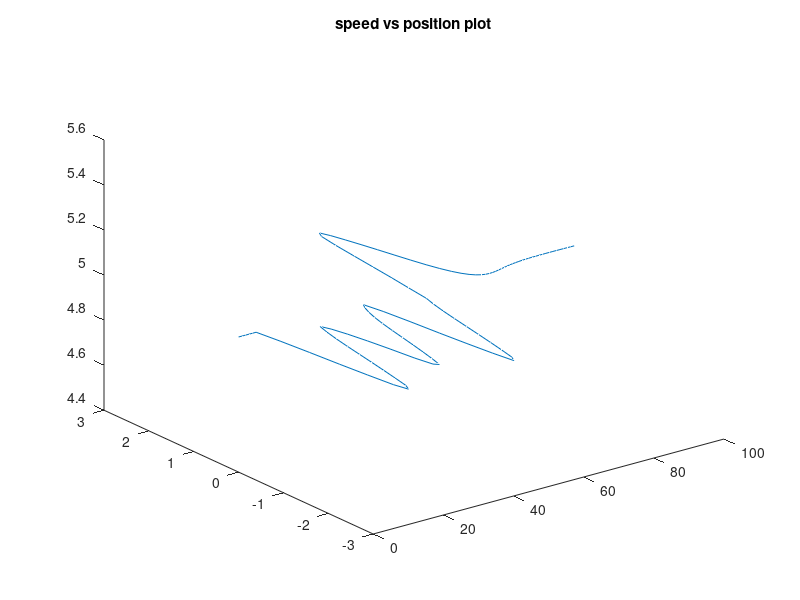

Reproduce this figure in MATLAB. (Note: this script raises an error after producing the figure.)
%% put everything together
close all;
clear;
load('four obstacles MPC Test_Noa.mat');
xled = xOpt(1,:);
yled = xOpt(2,:);
vled = xOpt(3,:);
thetaled = xOpt(4,:);
% sampling time
TS = 0.2;
lr = 3;
lf = 3;
% generate leading car (carA) state data for testing purposes
nx = 101;
timestep = 100; 

plot3(xled(:,1:size(xled,2)),yled(:,1:size(xled,2)),vled)
title("speed vs position plot")

% obtain the state reference of carA
zref = [xled; yled; vled; thetaled];
%% leading car path generator
% xled = linspace(2,timestep,nx);
% %yled =0.6*xled.*(xled<5)+sqrt(xled).*((xled<=10).*(xled>=5))+sqrt(xled).*(xled>10);
% yled = 1*(xled<10)+sqrt(25-(xled-15).^2).*((xled>=10).*(xled<20))+((xled>=10).*(xled<20))+1*(xled>=20);
% % get heading angle of the leading car
% thetaled = atan(yled./xled);
% if xled(:,1)==0
%     thetaled(:,1)=0;
% end
% % get the speed of the leading car
% vled = zeros(size(xled,1),size(xled,2));
% for i=1:size(xled,2)-1
%     syms v_led
%     eqn = v_led*TS*sin(acos((xled(:,i+1)-xled(:,i))/(TS*v_led))) == yled(:,i+1)-yled(:,i);
%     abssol = abs(solve(eqn,v_led));
%     vled(:,i) = abssol(1);
% end
% vled(:,size(xled,2)) = vled(:,size(xled,2)-1);
% % plot the position and speed of the leading car
% figure
%% mpc starts here
% define the total mpc iterations
N = size(xled,2)-1;
% define each single mpc computing horizon
P = 3;
% initialize the initial conditions for the following car (carB)
x0 = 0; %position
y0 = 0; %position
v0 = 0; %speed
theta0 = 0; %heading angle
t0 = 0; 
z0B = [x0; y0; v0; theta0]; %state
nzB = size(z0B,1); %row size of state
% initilize initial input of the carB
a0 = 0; % accelaration
deltaf0 = 0; % steering angle
u0B = [a0; deltaf0];
nuB = size(u0B,1);
% define the variable to be optimized
zB = sdpvar(nzB,N+1);
assign(zB(:,1), z0B);
uB = sdpvar(nuB, N);
assign(uB(:,1), u0B);
% tune the Q and R
QB = 12*eye(nzB);
% less penalty on the speed difference
QB(3,3) = 3; 
RB = [0 0; 0 0];
% save the states and input
usaveB = zeros(nuB,N);
zsaveB = zeros(nzB,N);
zsaveB(:,1) = z0B;

% initialize the initial conditions for the second following car (carC)
z0C = [x0; y0; v0; theta0]; %state
nzC = size(z0C,1); %row size of state
% initilize initial input of the carB
u0C = [a0; deltaf0];
nuC = size(u0C,1);
nzC = size(z0C,1); %row size of state
% define the variable to be optimized
zC = sdpvar(nzC,N+1);
assign(zC(:,1), z0C);
uC = sdpvar(nuC, N);
assign(uC(:,1), u0C);
% tune the Q and R
QC = 12*eye(nzC);
% less penalty on the speed difference
QC(3,3) = 4; 
RC = [0.01 0; 0 0];
% save the states and input
usaveC = zeros(nuC,N);
zsaveC = zeros(nzC,N);
zsaveC(:,1) = z0C;
% initialize cost function and constraintB
% define the state constraintBs
zmin = [-10;-100;0;-pi];
zmax = [1000;100;30;pi];
umin = [-1.5;-60*pi/180];
umax = [4;60*pi/180];
    

for i=1:N
    % initialize cost function and constraintB
    % set the reference as the carA's state at time i
    
    % define the safety difference based on obstacle side
    if i<=size(yled)-10
        sumy = sum(yled(i:i+10));
    else 
        sumy = sum(yled(i+5:N));
    end
    
    threshold = 3;
    if sumy>=threshold
        safe = [-0.03*(lr+lf);0*(lr+lf);0;0];
    elseif sumy<=-threshold
        safe = [-0.03;0*(lr+lf);0;0];
    else 
        safe= [0;0;0;0];
    end

    bar_zrefB = zref(:,i);
    objB = 0;
    if i<=10
        usaveB(:,i) = zeros(nuB,1);
        zsaveB(:,i+1) = zeros(nzB,1);
    else
        bar_zrefB = zref(:,i-10);
        for j =1:P
            %betaB(j) = atan((lr*tan(double(u(2,j))))/(lf+lr));
            if abs(zsaveB(1,i)-zref(1,i-10))<=3*(lr+lf) || abs(zsaveB(2,i)-zref(2,i-10)<=3*(lr+lf))
                objB = objB + (zB(:,j)-(bar_zrefB+safe))'*QB*(zB(:,j)-(bar_zrefB+safe)) + uB(:,j)'*RB*uB(:,j);
            else
                objB = objB + (zB(:,j)-(bar_zrefB+safe))'*QB*(zB(:,j)-(bar_zrefB+safe)) + uB(:,j)'*RB*uB(:,j);
            end

            bar_zrefB(1) = bar_zrefB(1)+TS*bar_zrefB(3)*cos(bar_zrefB(4));
            bar_zrefB(2) = bar_zrefB(2)+TS*bar_zrefB(3)*sin(bar_zrefB(4));
        end
        constraintB = zB(:,1) == zsaveB(:,i);
        for j = 1:P
            betaB(j) = atan((lr*tan(uB(2,j)))/(lf+lr));
            constraintB = [constraintB, zmin <= zB(:,j) <= zmax,...
                umin <= uB(:,j) <= umax,...
                zB(1,j+1) == zB(1,j)+TS*zB(3,j)*cos(zB(4,j)+betaB(j)),...
                zB(2,j+1) == zB(2,j)+TS*zB(3,j)*sin(zB(4,j)+betaB(j)),...
                zB(3,j+1) == zB(3,j)+TS*uB(1,j),...
                zB(4,j+1) == zB(4,j)+TS*zB(3,j)*sin(betaB(j))/lr];
        end
    

        % setup yalmip
        options = sdpsettings('verbose',0);
        sol = optimize(constraintB, objB, options); 
        % forward pass
        usaveB(:,i) = uB(:,1);
        zsaveB(:,i+1) = zB(:,2);
    end
    
    % define the safety difference based on obstacle side
    if i<=size(yled)-10
        sumy = sum(yled(i:i+10));
    else 
        sumy = sum(yled(i+5:N));
    end
    
    threshold = 3;
    if sumy>=threshold
        safe = [-0.03*(lr+lf);0*(lr+lf);0;0];
    elseif sumy<=-threshold
        safe = [-0.03;0*(lr+lf);0;0];
    else 
        safe= [0;0;0;0];
    end
    
    % mpc for carC:
    bar_zrefC = zsaveB(:,i);
    objC = 0;
    if i<=20
        usaveC(:,i) = zeros(nuC,1);
        zsaveC(:,i+1) = zeros(nzC,1);
    else
        bar_zrefC = zsaveB(:,i-10);
        for j =1:P
            %betaB(j) = atan((lr*tan(double(u(2,j))))/(lf+lr));
            if abs(zsaveC(1,i)-zsaveB(1,i-10))<=3*(lr+lf) || abs(zsaveC(2,i)-zsaveB(2,i-10)<=3*(lr+lf))
                objC = objC + (zC(:,j)-(bar_zrefC+safe))'*QC*(zC(:,j)-(bar_zrefC+safe)) + uC(:,j)'*RC*uC(:,j);
            else
                objC = objC + (zC(:,j)-(bar_zrefC))'*QC*(zC(:,j)-(bar_zrefC)) + uC(:,j)'*RB*uC(:,j);
            end

            bar_zrefC(1) = bar_zrefC(1)+TS*bar_zrefC(3)*cos(bar_zrefC(4));
            bar_zrefC(2) = bar_zrefC(2)+TS*bar_zrefC(3)*sin(bar_zrefC(4));
        end
        constraintC = zC(:,1) == zsaveC(:,i);
        for j = 1:P
            betaC(j) = atan((lr*tan(uC(2,j)))/(lf+lr));
            constraintC = [constraintC, zmin <= zC(:,j) <= zmax,...
                umin <= uB(:,j) <= umax,...
                zC(1,j+1) == zC(1,j)+TS*zC(3,j)*cos(zC(4,j)+betaC(j)),...
                zC(2,j+1) == zC(2,j)+TS*zC(3,j)*sin(zC(4,j)+betaC(j)),...
                zC(3,j+1) == zC(3,j)+TS*uC(1,j),...
                zC(4,j+1) == zC(4,j)+TS*zC(3,j)*sin(betaC(j))/lr];
        end

        % setup yalmip
        options = sdpsettings('verbose',0);
        solC = optimize(constraintC, objC, options); 
        % forward pass
        usaveC(:,i) = uC(:,1);
        zsaveC(:,i+1) = zC(:,2);
        
    end
    
    
end

time = linspace(0,timestep,nx-1);
figure;
plot(time,usaveB(1,:))
title("acceleration input of carB")
figure;
plot(time,usaveC(1,:))
title("acceleration input of carC")
figure;
plot(xled(1,:), yled(1,:),'-o')
hold on;
plot(zsaveB(1,:),zsaveB(2,:), '-x')
hold on;
plot(zsaveC(1,:),zsaveC(2,:), '-x')
legend("carA","carB","carC");
title("carA's vs carB's carC's positions")
hold off;

% %% animation
% L = lr+lf;
% l = 0.738;
% %beta = atan(0.5*L*tan(deltaF)/(0.25*L^2));
% nFrames = timestep;
% F(nFrames) = struct('cdata', [], 'colormap', []);
% % A
% cxA = xled(1);
% cyA = yled(1);
% thetaA = thetaled(1);
% LhA = line([cxA-L/2*cos(thetaA) cxA+L/2*cos(thetaA)],...
%      [cyA-L/2*sin(thetaA) cyA+L/2*sin(thetaA)]);
% %Lb = line([cxA+L/2*cos(thetaA)-l/2*cos(deltaF(1)) cx+L/2*cos(thetaA)+l/2*cos(deltaF(1))],...
% %     [cy+L/2*sin(thetaA)-l/2*sin(deltaF(1)) cy+L/2*sin(thetaA)+l/2*sin(deltaF(1))]);
% % B
% cxB = zsaveB(1,1);
% cyB = zsaveB(2,1);
% thetaB = zsaveB(4,1);
% LhB = line([cxB-L/2*cos(thetaB) cxB+L/2*cos(thetaB)],...
%      [cyB-L/2*sin(thetaB) cyB+L/2*sin(thetaB)]);
% LbB = line([cxB+L/2*cos(thetaB)-l/2*cos(usaveB(2,1)) cxB+L/2*cos(thetaB)+l/2*cos(usaveB(2,1))],...
%      [cyB+L/2*sin(thetaB)-l/2*sin(usaveB(2,1)) cyB+L/2*sin(thetaB)+l/2*sin(usaveB(2,1))]);
% 
% disp('Creating and recording frames...')
% 
% for j =  1:nFrames
% %  Change center and angle, in   a  sensible manner, based on Frame#
% %  Move the line to   new location/orientation
%     cxA = xled(j);
%     cyA = yled(j);
%     thetaA = thetaled(j);
%     set(LhA,'xdata',[cxA-L/2*cos(thetaA) cxA+L/2*cos(thetaA)],...
%         'ydata', [cyA-L/2*sin(thetaA) cyA+L/2*sin(thetaA)],...
%         'Color','red');
%     
%     cxB = zsaveB(1,j);
%     cyB = zsaveB(2,j);
%     thetaB = zsaveB(4,j);
%     set(LhB,'xdata',[cxB-L/2*cos(thetaB) cxB+L/2*cos(thetaB)],...
%         'ydata', [cyB-L/2*sin(thetaB) cyB+L/2*sin(thetaB)],...
%         'Color','blue');
%     set(LbB,'xdata',[cxB+L/2*cos(thetaB)-l/2*cos(usaveB(2,j)) cxB+L/2*cos(thetaB)+l/2*cos(usaveB(2,j))],...
%         'ydata', [cyB+L/2*sin(thetaB)-l/2*sin(usaveB(2,j)) cyB+L/2*sin(thetaB)+l/2*sin(usaveB(2,j))],...
%         'Color', 'blue');
% %  Make sure the axis stays fixed (and square)
%     axis([cxA-10 cxA+10  0 10]); axis square
% %  Flush the graphics buffer to   ensure the line is moved on screen drawnow
% %  Capture frame
%     drawnow
%     legend("car A", "carB");
%     pause(TS)
%     F(j) =  getframe;
% end
% 
% disp('Playing movie...')
% axis([0 50 0 10]); axis square
% Fps = 5;
% nPlay =  1;
% movie(F,nPlay,Fps)
%%
fig = figure;
hold on;
[X_bottom,Y_bottom] = meshgrid(0:1:70,-7:1:7);
Z_bottom = 0.*X_bottom;
[X_side,Z_side] = meshgrid(0:1:70,0:0.5:6);
Y_side = 0.*X_side+7;
s_side = surf(X_side,Y_side,Z_side,'FaceAlpha', 0.3)
s_side.EdgeColor = 'none';
s_side.FaceColor = 'green';
s_bottom = surf(X_bottom,Y_bottom,Z_bottom,'FaceAlpha', 0.5)
s_bottom.EdgeColor = 'none';
s_bottom.FaceColor = 'black';
% draw the separation lines
l1 = line([0,60],[-2,-2])
l2 = line([0,60],[2,2])
l1.Color = [1,1,1];
l2.Color = [1,1,1];
% draw the obstacle
pos = [13 -2 4 4]; 
rectangle('Position',pos,'Curvature',[1 1],'FaceColor',[0 1 .5])
axis equal

% [X_obs,Y_obs] = meshgrid(13:1:18,-2:1:2);
% Z_obs = 0.*X_obs;
% s_obs = surf(X_obs,Y_obs,Z_obs)
% s_obs.FaceColor = 'black';


%Compound Patch - columns are individual patches, rows are vertices of that
%patch
pX = [-8 1 1 -8; 
    -8 -8 1 1;
    -8 -8 1 1;
    -8 1 1 -8]';
pY = [-1 -1 1 1;
    -1 -1 -1 -1
    1 1 1 1
    -1 -1 1 1]';
pZ = [0 0 0 0;
    0 3 3 0
    0 3 3 0
    3 3 3 3]';
% leading car
p1 = patch(pX,pY,pZ,'red');
p1.FaceAlpha = 0.5;
fig.Children.Projection = 'perspective';
axis equal
view(3)
hold on;
OrigVertsLed = p1.Vertices; %Keep track of the original vertices of the patch.

% car B
pB = patch(pX,pY,pZ,'blue');
pB.FaceAlpha = 0.5;
view(3)
OrigVertsB = pB.Vertices;

% car C
pC = patch(pX,pY,pZ,'yellow');
pC.FaceAlpha = 0.5;
view(3)
OrigVertsC = pC.Vertices;

nx = 51;
%xled = linspace(2,timestep,nx);
%yled =0.6*xled.*(xled<5)+sqrt(xled).*((xled<=10).*(xled>=5))+sqrt(xled).*(xled>10);

cxB = zsaveB(1,:);
cyB = zsaveB(2,:);

cxC = zsaveC(1,:);
cyC = zsaveC(2,:);

vel_led = [xled' yled' zeros(nx,1)];
vel_B = [cxB' cyB' zeros(nx,1)];
vel_C = [cxC' cyC' zeros(nx,1)];
%vel = 0.1*[0 1 0]; %Velocity vector

for i = 1:nx 
    axis([0 50 -5 5 0 6]);
    p1.Vertices = OrigVertsLed + repmat(vel_led(i,:),[size(OrigVertsLed,1),1]); %We need to add the displacement to ALL the vertices. Hence, repmat lets us duplicate the displacement to match the dimensions of the patch vertex matrix.
    pB.Vertices = OrigVertsB + repmat(vel_B(i,:),[size(OrigVertsB,1),1]);
    pC.Vertices = OrigVertsC + repmat(vel_C(i,:),[size(OrigVertsC,1),1]);
    pause(2*TS); 
end

%% Export the data to visualize
save('leading_car_state.mat', 'zref');
save('follower_carB_state.mat', 'zsaveB');
save('follower_carC_state.mat', 'zsaveC');
xlead = zref(1,:);
ylead = zref(2,:);
thetalead = zref(4,:);
xlead_interp = 0:.25:50;
ylead_interp = interpn(xlead,ylead,xlead_interp,'spline');
thetalead_interp = interpn(xlead,thetalead,xlead_interp,'spline');

% x_folB = zsaveB(1,:);
% y_folB = zsaveB(2,:);
% theta_folB = zsaveB(4,:);
% x_folB_interp = 0:.25:50;
% [x, index] = unique(x); 
% y_folB_interp = interpn(x_folB,y_folB,x_folB_interp,'spline');
% theta_folB_interp = interpn(x_folB,theta_folB,x_folB_interp,'spline');
%% write file
fileID = fopen('leading_car.txt','w');
fprintf(fileID,'positionXA:[');
for i = 1:size(xlead_interp,2)
    if mod(i,8) ~= 0 
        fprintf(fileID,'%4.6f, ',xlead_interp(i));
    elseif mod(i,8) == 0
        fprintf(fileID, '%4.6f, \n',xlead_interp(i));
    end
   
end
fprintf(fileID,'%4.6f],\n\n',xlead_interp(size(xlead_interp,2)));
fprintf(fileID,'positionYA:[');
for i = 1:size(xlead_interp,2)
    if mod(i,8) ~= 0 
        fprintf(fileID,'%4.6f, ',ylead_interp(i));
    elseif mod(i,8) == 0
        fprintf(fileID, '%4.6f, \n',ylead_interp(i));
    end
   
end
fprintf(fileID,'%4.6f],\n\n',ylead_interp(size(ylead_interp,2)));
fprintf(fileID,'thetaA:[');
for i = 1:size(thetalead_interp,2)
    if mod(i,8) ~= 0 
        fprintf(fileID,'%4.6f, ',thetalead_interp(i));
    elseif mod(i,8) == 0
        fprintf(fileID, '%4.6f, \n',thetalead_interp(i));
    end
   
end
fprintf(fileID,'%4.6f],',thetalead_interp(size(thetalead_interp,2)));

fclose(fileID);
%%
load('One obstacle Test.mat');
steerlead = uIter{end}(2,:);

fileID = fopen('leading_car_input.txt','w');
fprintf(fileID,'steerA:[');
for i = 1:size(steerlead,2)
    if mod(i,8) ~= 0 
        fprintf(fileID,'%4.6f, ',steerlead(i));
    elseif mod(i,8) == 0
        fprintf(fileID, '%4.6f, \n',steerlead(i));
    end
   
end
fprintf(fileID,'%4.6f],\n\n',steerlead(size(steerlead,2)));

% B car
steerB = usaveB(2,:);
fprintf(fileID,'steerB:[');
for i = 1:size(steerB,2)
    if mod(i,8) ~= 0 
        fprintf(fileID,'%4.6f, ',steerB(i));
    elseif mod(i,8) == 0
        fprintf(fileID, '%4.6f, \n',steerB(i));
    end
   
end
fprintf(fileID,'%4.6f],\n\n',steerB(size(steerB,2)));
% C car
steerC = usaveC(2,:);
fprintf(fileID,'steerC:[');
for i = 1:size(steerC,2)
    if mod(i,8) ~= 0 
        fprintf(fileID,'%4.6f, ',steerC(i));
    elseif mod(i,8) == 0
        fprintf(fileID, '%4.6f, \n',steerC(i));
    end
   
end
fprintf(fileID,'%4.6f],\n\n',steerC(size(steerC,2)));
fclose(fileID);

%%
%load('four obstacles MPC Test_Noa.mat');
steerlead = uOpt(1,:);

fileID = fopen('leading_car_input.txt','w');
fprintf(fileID,'steerA:[');
for i = 1:size(steerlead,2)
    if mod(i,8) ~= 0 
        fprintf(fileID,'%4.6f, ',steerlead(i));
    elseif mod(i,8) == 0
        fprintf(fileID, '%4.6f, \n',steerlead(i));
    end
   
end
fprintf(fileID,'%4.6f],\n\n',steerlead(size(steerlead,2)));

% B car
steerB = usaveB(2,:);
fprintf(fileID,'steerB:[');
for i = 1:size(steerB,2)
    if mod(i,8) ~= 0 
        fprintf(fileID,'%4.6f, ',steerB(i));
    elseif mod(i,8) == 0
        fprintf(fileID, '%4.6f, \n',steerB(i));
    end
   
end
fprintf(fileID,'%4.6f],\n\n',steerB(size(steerB,2)));
% C car
steerC = usaveC(2,:);
fprintf(fileID,'steerC:[');
for i = 1:size(steerC,2)
    if mod(i,8) ~= 0 
        fprintf(fileID,'%4.6f, ',steerC(i));
    elseif mod(i,8) == 0
        fprintf(fileID, '%4.6f, \n',steerC(i));
    end
   
end
fprintf(fileID,'%4.6f],\n\n',steerC(size(steerC,2)));
fclose(fileID);

%%
%load('four obstacles MPC Test_Noa.mat');
xlead = xOpt(1,:);
ylead = xOpt(2,:);
vlead = xOpt(3,:);
thetalead = xOpt(4,:);

fileID = fopen('leading_car.txt','w');
fprintf(fileID,'positionXA:[');
for i = 1:size(xlead,2)
    if mod(i,8) ~= 0 
        fprintf(fileID,'%4.6f, ',xlead(i));
    elseif mod(i,8) == 0
        fprintf(fileID, '%4.6f, \n',xlead(i));
    end
   
end
fprintf(fileID,'%4.6f],\n\n',xlead(size(xlead,2)));

fprintf(fileID,'positionYA:[');
for i = 1:size(ylead,2)
    if mod(i,8) ~= 0 
        fprintf(fileID,'%4.6f, ',ylead(i));
    elseif mod(i,8) == 0
        fprintf(fileID, '%4.6f, \n',ylead(i));
    end
   
end
fprintf(fileID,'%4.6f],\n\n',ylead(size(ylead,2)));

fprintf(fileID,'thetaA:[');
for i = 1:size(thetalead,2)
    if mod(i,8) ~= 0 
        fprintf(fileID,'%4.6f, ',thetalead(i));
    elseif mod(i,8) == 0
        fprintf(fileID, '%4.6f, \n',thetalead(i));
    end
   
end
fprintf(fileID,'%4.6f],\n\n',thetalead(size(thetalead,2)));

% B car
xB = zsaveB(1,:);
yB = zsaveB(2,:);
vB = zsaveB(3,:);
thetaB = zsaveB(4,:);

fprintf(fileID,'positionXB:[');
for i = 1:size(xB,2)
    if mod(i,8) ~= 0 
        fprintf(fileID,'%4.6f, ',xB(i));
    elseif mod(i,8) == 0
        fprintf(fileID, '%4.6f, \n',xB(i));
    end
   
end
fprintf(fileID,'%4.6f],\n\n',xB(size(xB,2)));

fprintf(fileID,'positionYB:[');
for i = 1:size(yB,2)
    if mod(i,8) ~= 0 
        fprintf(fileID,'%4.6f, ',yB(i));
    elseif mod(i,8) == 0
        fprintf(fileID, '%4.6f, \n',yB(i));
    end
   
end
fprintf(fileID,'%4.6f],\n\n',yB(size(yB,2)));

fprintf(fileID,'thetaB:[');
for i = 1:size(thetaB,2)
    if mod(i,8) ~= 0 
        fprintf(fileID,'%4.6f, ',thetaB(i));
    elseif mod(i,8) == 0
        fprintf(fileID, '%4.6f, \n',thetaB(i));
    end
   
end
fprintf(fileID,'%4.6f],\n\n',thetaB(size(thetaB,2)));


% C car
xC = zsaveC(1,:);
yC = zsaveC(2,:);
vC = zsaveC(3,:);
thetaC = zsaveC(4,:);

fprintf(fileID,'positionXC:[');
for i = 1:size(xC,2)
    if mod(i,8) ~= 0 
        fprintf(fileID,'%4.6f, ',xC(i));
    elseif mod(i,8) == 0
        fprintf(fileID, '%4.6f, \n',xC(i));
    end
   
end
fprintf(fileID,'%4.6f],\n\n',xC(size(xB,2)));

fprintf(fileID,'positionYC:[');
for i = 1:size(yC,2)
    if mod(i,8) ~= 0 
        fprintf(fileID,'%4.6f, ',yC(i));
    elseif mod(i,8) == 0
        fprintf(fileID, '%4.6f, \n',yC(i));
    end
   
end
fprintf(fileID,'%4.6f],\n\n',yC(size(yC,2)));

fprintf(fileID,'thetaC:[');
for i = 1:size(thetaB,2)
    if mod(i,8) ~= 0 
        fprintf(fileID,'%4.6f, ',thetaC(i));
    elseif mod(i,8) == 0
        fprintf(fileID, '%4.6f, \n',thetaC(i));
    end
   
end
fprintf(fileID,'%4.6f],\n\n',thetaC(size(thetaC,2)));


fclose(fileID);

%% generate plot
t = linspace(1,100,100);

figure;
plot(t,zsaveB(1,1:100))
hold on
plot(t,zsaveC(1,1:100))
legend("car B","car C")

figure;
plot(t,zsaveB(2,1:100))
hold on
plot(t,zsaveC(2,1:100))
legend("car B","car C")

figure;
plot(t,zsaveB(3,1:100))
hold on
plot(t,zsaveC(3,1:100))
legend("car B","car C")

figure;
plot(t,zsaveB(4,1:100))
hold on
plot(t,zsaveC(4,1:100))
legend("car B","car C")


